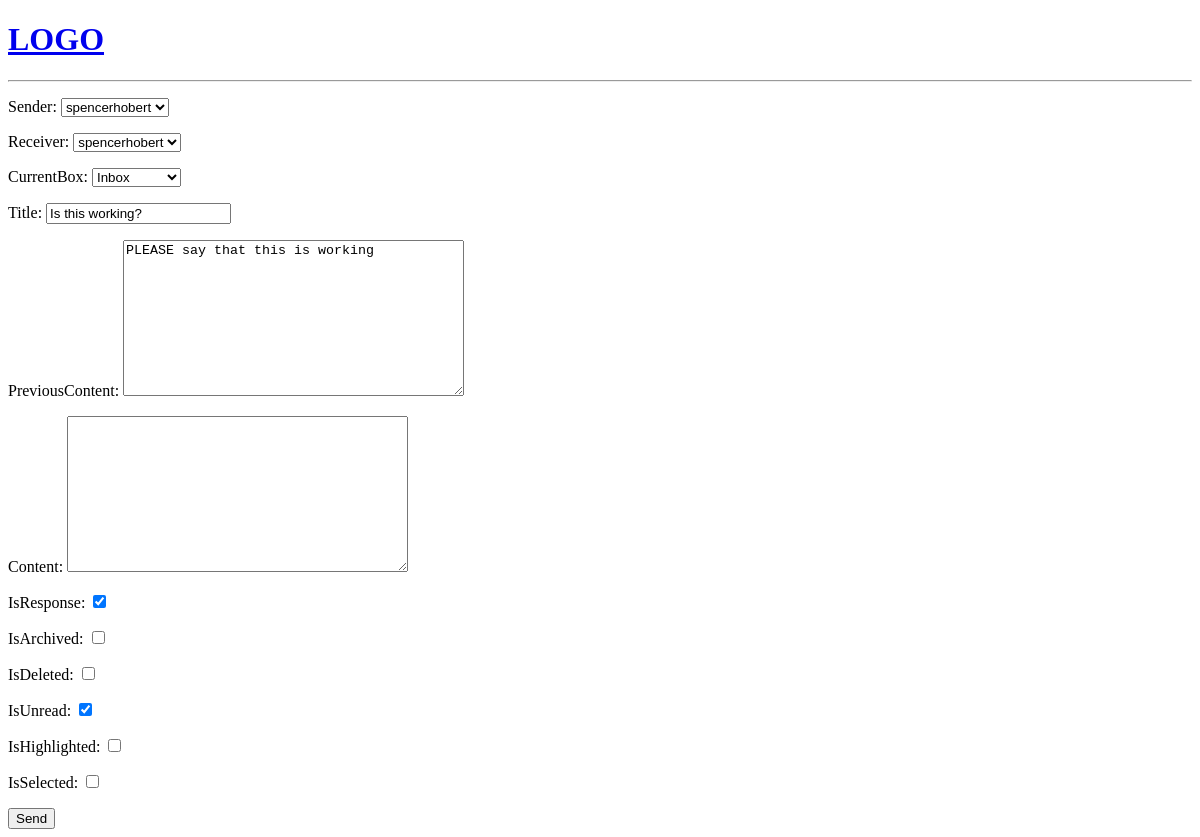
The app's page /respond/4/, older data.
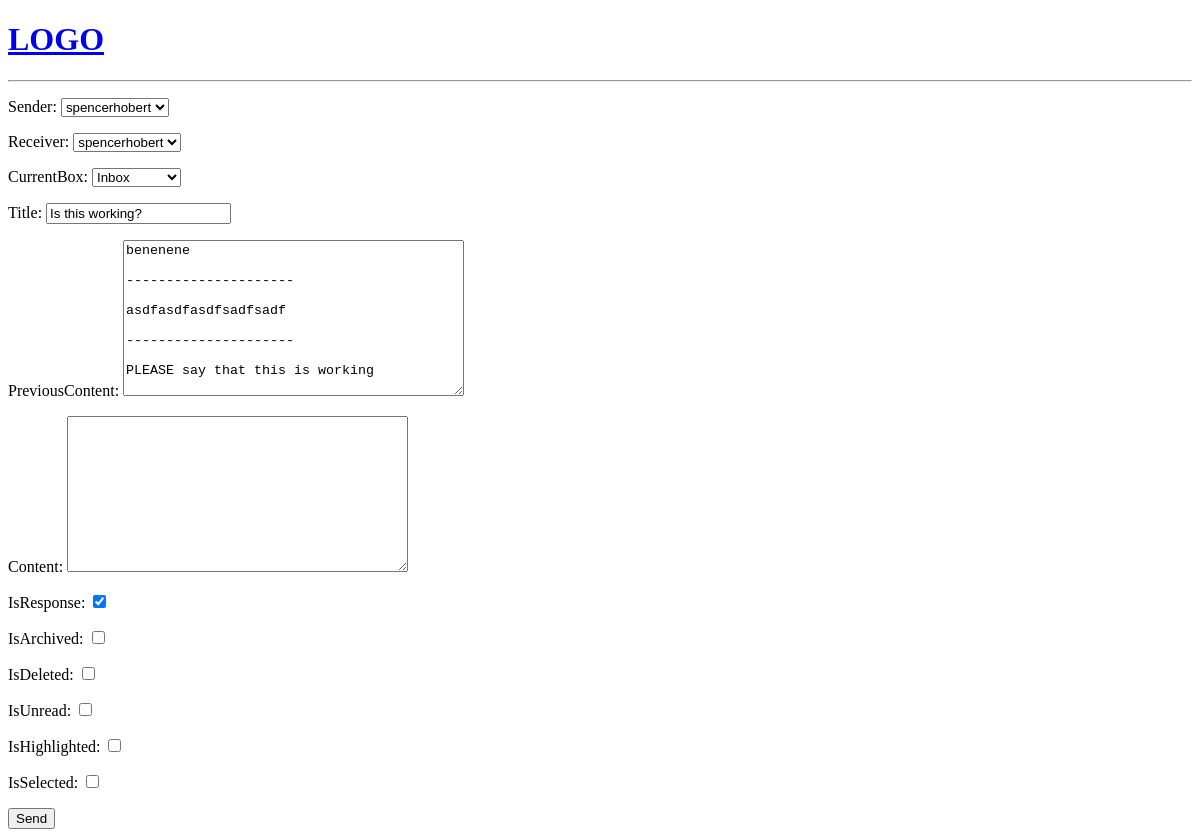
The same page, newer data.
### base/models.py (models this page shows, shortened)
class Mail(models.Model):
    sender = models.ForeignKey(User, on_delete=models.CASCADE, null=True, related_name='sender') #null=True IS TEMPORARY. CHANGE LATER.
    receiver = models.ForeignKey(User, on_delete=models.CASCADE, null=True, related_name='receiver') #null=True IS TEMPORARY. CHANGE LATER.
    currentBox = models.ForeignKey(Box, on_delete=models.CASCADE, null=True) #Which box the mail is currently in. Defaults to Inbox.
    title = models.CharField(max_length=200) #Max length of 200 char
    previousContent = models.TextField(null=True) #Field CAN be blank
    content = models.TextField() #Text field cannot be blank
    sentDate = models.DateTimeField(auto_now_add=True) #Time is saved once it's first created
    isResponse = models.BooleanField(default=False) #If email is a response to another email, true
    isArchived = models.BooleanField(default=False) #If archived, true
    isDeleted = models.BooleanField(default=False) #If deleted, true
    isUnread = models.BooleanField(default=True) #If unread, true. Defaults to unread
    isHighlighted = models.BooleanField(default=False) #If highlighted, true
    isSelected = models.BooleanField(default=False) #If selected, true
    class Meta:
        ordering = ['-sentDate', 'title'] #Newest emails are first

### base/views.py (the view, shortened to what this page needs)
# urls.py: path('respond/<str:pk>/', views.respond, name='respond'),
def respond(request, pk): #Responding to an email
    letter = Mail.objects.get(id=pk) #Grab whatever letter is equal to the pk
    letter.receiver = letter.sender #Sender becomes the receiver
    if letter.previousContent != None: #If response content isn't empty
        letter.previousContent = letter.content + '\n\n---------------------\n\n' + letter.previousContent #Content goes into response content
    else: #If response content IS empty
        letter.previousContent = letter.content #Content goes into response content
    letter.content = '' #Deletes old content
    letter.isResponse = True #Marks the form as a response
    form = MailForm(instance=letter) #Convert letter to form
    context = {'letter': letter, 'form': form}
    return render(request, 'mailForm.html', context)

### base/forms.py
class MailForm(ModelForm):
    class Meta:
        model = Mail
        fields = '__all__'

### base/models.py (called while the page is built)
    def __str__(self):
        return str(self.name)

### base/templates/base/mailForm.html (shortened to what this page needs)
{% extends 'main.html' %}
{% block content %}
<div>
    <form method="POST" action="">
        {{ form.as_p }}
        <input type="submit" value="Send">
    </form>
</div>
{% endblock content %}

Row changes from the older to the newer data that the page shows:
changed Mail "spencerhobert": previousContent "PLEASE say that this is working" → "benenene --------------------- asdfasdfasdfsadfsadf --------------------- PLEASE say that this is working"; isUnread "☑" → "☐"
